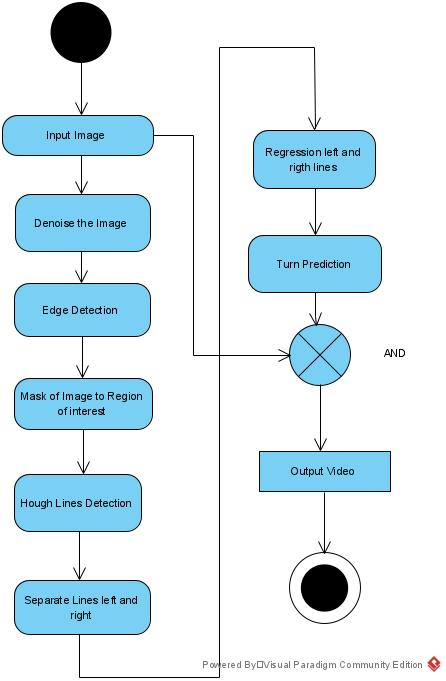
#> input picture LANE DETECTION.jpg, 446 x 681 px; its folder holds only this picture in this run
$ python -i 'LANE DETECTION3.py'   (imports and definitions only)
#> lines starting #> are read from the running program, lines starting #| are printed output that depends on the picture; after the words box and inside, x2 and y2 are one past the last pixel; in counts of white or black regions, pixels touching at a corner belong together
import matplotlib.pyplot as plt
import matplotlib.image as mpimg
import numpy as np
import cv2
import os
from moviepy.editor import VideoFileClip
from IPython.display import HTML
import math


def grayscale(img):
    """Applies the Grayscale transform
    This will return an image with only one color channel
    but NOTE: to see the returned image as grayscale
    (assuming your grayscaled image is called 'gray')
    you should call plt.imshow(gray, cmap='gray')"""
    return cv2.cvtColor(img, cv2.COLOR_BGR2GRAY)
    # Or use BGR2GRAY if you read an image with cv2.imread()
    # return cv2.cvtColor(img, cv2.COLOR_BGR2GRAY)


def canny(img, low_threshold, high_threshold):
    """Applies the Canny transform"""
    return cv2.Canny(img, low_threshold, high_threshold)


def gaussian_blur(img, kernel_size):
    """Applies a Gaussian Noise kernel"""
    return cv2.GaussianBlur(img, (kernel_size, kernel_size), 0)


def region_of_interest(img, vertices):
    """
    Applies an image mask.

    Only keeps the region of the image defined by the polygon
    formed from `vertices`. The rest of the image is set to black.
    """
    # defining a blank mask to start with
    mask = np.zeros_like(img)

    # defining a 3 channel or 1 channel color to fill the mask with depending on the input image
    if len(img.shape) > 2:
        channel_count = img.shape[2]  # i.e. 3 or 4 depending on your image
        ignore_mask_color = (255,) * channel_count
    else:
        ignore_mask_color = 255

    # filling pixels inside the polygon defined by "vertices" with the fill color
    cv2.fillPoly(mask, vertices, ignore_mask_color)

    # returning the image only where mask pixels are nonzero
    masked_image = cv2.bitwise_and(img, mask)
    return masked_image


# used below
def get_slope(x1, y1, x2, y2):
    return (y2 - y1) / (x2 - x1)


# thick red lines
def draw_lines(img, lines, color=[255, 0, 0], thickness=6):
    """workflow:
    1) examine each individual line returned by hough & determine if it's in left or right lane by its slope
    because we are working "upside down" with the array, the left lane will have a negative slope and right positive
    2) track extrema
    3) compute averages
    4) solve for b intercept
    5) use extrema to solve for points
    6) smooth frames and cache
    """
    global cache
    global first_frame
    y_global_min = img.shape[0]  # min will be the "highest" y value, or point down the road away from car
    y_max = img.shape[0]
    l_slope, r_slope = [], []
    l_lane, r_lane = [], []
    det_slope = 0.4
    α = 0.2
    # i got this alpha value off of the forums for the weighting between frames.
    # i understand what it does, but i dont understand where it comes from
    # much like some of the parameters in the hough function

    for line in lines:
        # 1
        for x1, y1, x2, y2 in line:
            slope = get_slope(x1, y1, x2, y2)
            if slope > det_slope:
                r_slope.append(slope)
                r_lane.append(line)
            elif slope < -det_slope:
                l_slope.append(slope)
                l_lane.append(line)
        # 2
        y_global_min = min(y1, y2, y_global_min)

    # to prevent errors in challenge video from dividing by zero
    if ((len(l_lane) == 0) or (len(r_lane) == 0)):
        print('no lane detected')
        return 1

    # 3
    l_slope_mean = np.mean(l_slope, axis=0)
    r_slope_mean = np.mean(r_slope, axis=0)
    l_mean = np.mean(np.array(l_lane), axis=0)
    r_mean = np.mean(np.array(r_lane), axis=0)

    if ((r_slope_mean == 0) or (l_slope_mean == 0)):
        print('dividing by zero')
        return 1

    # 4, y=mx+b -> b = y -mx
    l_b = l_mean[0][1] - (l_slope_mean * l_mean[0][0])
    r_b = r_mean[0][1] - (r_slope_mean * r_mean[0][0])

    # 5, using y-extrema (#2), b intercept (#4), and slope (#3) solve for x using y=mx+b
    # x = (y-b)/m
    # these 4 points are our two lines that we will pass to the draw function
    l_x1 = int((y_global_min - l_b) / l_slope_mean)
    l_x2 = int((y_max - l_b) / l_slope_mean)
    r_x1 = int((y_global_min - r_b) / r_slope_mean)
    r_x2 = int((y_max - r_b) / r_slope_mean)

    # 6
    if l_x1 > r_x1:
        l_x1 = int((l_x1 + r_x1) / 2)
        r_x1 = l_x1
        l_y1 = int((l_slope_mean * l_x1) + l_b)
        r_y1 = int((r_slope_mean * r_x1) + r_b)
        l_y2 = int((l_slope_mean * l_x2) + l_b)
        r_y2 = int((r_slope_mean * r_x2) + r_b)
    else:
        l_y1 = y_global_min
        l_y2 = y_max
        r_y1 = y_global_min
        r_y2 = y_max

    current_frame = np.array([l_x1, l_y1, l_x2, l_y2, r_x1, r_y1, r_x2, r_y2], dtype="float32")

    if first_frame == 1:
        next_frame = current_frame
        first_frame = 0
    else:
        prev_frame = cache
        next_frame = (1 - α) * prev_frame + α * current_frame

    cv2.line(img, (int(next_frame[0]), int(next_frame[1])), (int(next_frame[2]), int(next_frame[3])), color, thickness)
    cv2.line(img, (int(next_frame[4]), int(next_frame[5])), (int(next_frame[6]), int(next_frame[7])), color, thickness)

    cache = next_frame


def hough_lines(img, rho, theta, threshold, min_line_len, max_line_gap):
    """
    `img` should be the output of a Canny transform.

    Returns an image with hough lines drawn.
    """
    lines = cv2.HoughLinesP(img, rho, theta, threshold, np.array([]), minLineLength=min_line_len,
                            maxLineGap=max_line_gap)
    line_img = np.zeros((img.shape[0], img.shape[1], 3), dtype=np.uint8)
    draw_lines(line_img, lines)
    return line_img


# Python 3 has support for cool math symbols.

def weighted_img(img, initial_img, α=0.8, β=1., λ=0.):
    """
    `img` is the output of the hough_lines(), An image with lines drawn on it.
    Should be a blank image (all black) with lines drawn on it.

    `initial_img` should be the image before any processing.

    The result image is computed as follows:

    initial_img * α + img * β + λ
    NOTE: initial_img and img must be the same shape!
    """
    return cv2.addWeighted(initial_img, α, img, β, λ)


def process_image(image):
    global first_frame

    gray_image = grayscale(image)
    img_hsv = cv2.cvtColor(image, cv2.COLOR_RGB2HSV)
    # hsv = [hue, saturation, value]
    # more accurate range for yellow since it is not strictly black, white, r, g, or b

    lower_yellow = np.array([20, 100, 100], dtype="uint8")
    upper_yellow = np.array([30, 255, 255], dtype="uint8")

    mask_yellow = cv2.inRange(img_hsv, lower_yellow, upper_yellow)
    mask_white = cv2.inRange(gray_image, 200, 255)
    mask_yw = cv2.bitwise_or(mask_white, mask_yellow)
    mask_yw_image = cv2.bitwise_and(gray_image, mask_yw)

    kernel_size = 5
    gauss_gray = gaussian_blur(mask_yw_image, kernel_size)

    # same as quiz values
    low_threshold = 50
    high_threshold = 150
    canny_edges = canny(gauss_gray, low_threshold, high_threshold)

    imshape = image.shape
    lower_left = [imshape[1] / 9, imshape[0]]
    lower_right = [imshape[1] - imshape[1] / 9, imshape[0]]
    top_left = [imshape[1] / 2 - imshape[1] / 8, imshape[0] / 2 + imshape[0] / 10]
    top_right = [imshape[1] / 2 + imshape[1] / 8, imshape[0] / 2 + imshape[0] / 10]
    vertices = [np.array([lower_left, top_left, top_right, lower_right], dtype=np.int32)]
    roi_image = region_of_interest(canny_edges, vertices)

    # rho and theta are the distance and angular resolution of the grid in Hough space
    # same values as quiz
    rho = 4
    theta = np.pi / 180
    # threshold is minimum number of intersections in a grid for candidate line to go to output
    threshold = 30
    min_line_len = 100
    max_line_gap = 180
    # my hough values started closer to the values in the quiz, but got bumped up considerably for the challenge video

    line_image = hough_lines(roi_image, rho, theta, threshold, min_line_len, max_line_gap)
    result = weighted_img(line_image, image, α=0.8, β=1., λ=0.)
    return result


# [5 lines not run here, left out]
first_frame = 1
white_output = 'white.mp4'
# [1 line that did not run here, left out]
# [1 line that did not run here, left out]
# [6 lines not run here, left out]
first_frame = 1
yellow_output = 'yellow.mp4'
# [1 line that did not run here, left out]
# [1 line that did not run here, left out]
# [6 lines not run here, left out]

>>> import cv2
>>> picture = cv2.cvtColor(cv2.imread('LANE DETECTION.jpg'), cv2.COLOR_BGR2RGB)
>>> result = process_image(picture)
#> in process_image, `img_hsv = cv2.cvtColor(image, cv2.COLOR_RGB2HSV)`: img_hsv: shape (681, 446, 3); mean H, S, V 28.8, 29.3, 241.7
#> in process_image, `mask_yellow = cv2.inRange(img_hsv, lower_yellow, upper_yellow)`: mask_yellow: shape (681, 446); every value is 0
#> in process_image, `mask_white = cv2.inRange(gray_image, 200, 255)`:
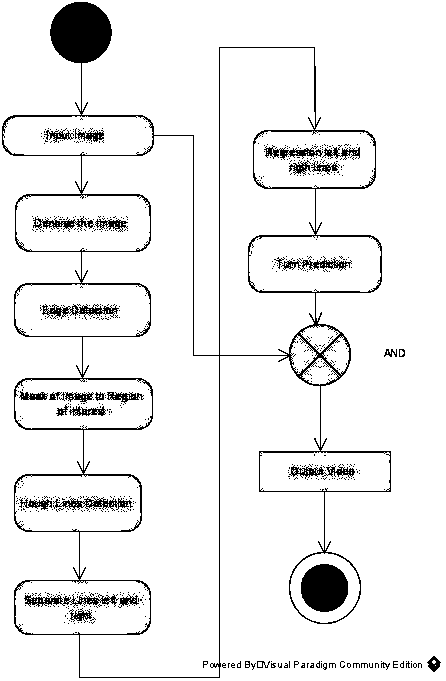
#> mask_white: shape (681, 446); 93.2% white; 661 black regions (629 under 20 px), largest, box (x1, y1, x2, y2) and area: (2, 2, 391, 678) 11806, (301, 564, 348, 612) 1800, (24, 594, 119, 608) 530
#> in process_image, `mask_yw_image = cv2.bitwise_and(gray_image, mask_yw)`:
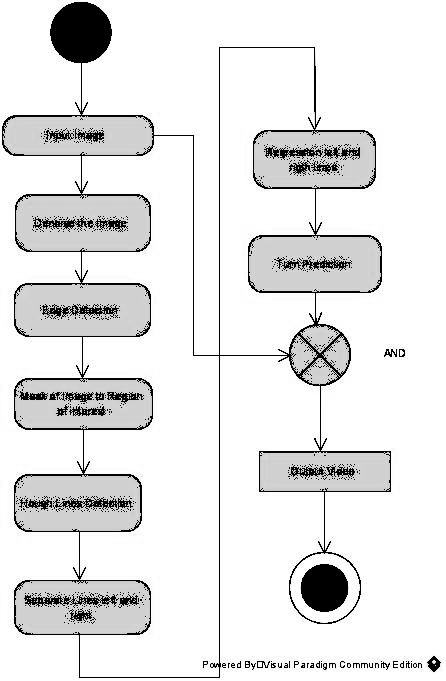
#> mask_yw_image: shape (681, 446); min 0, max 255, mean 229.3
#> in canny, `return cv2.Canny(img, low_threshold, high_threshold)`:
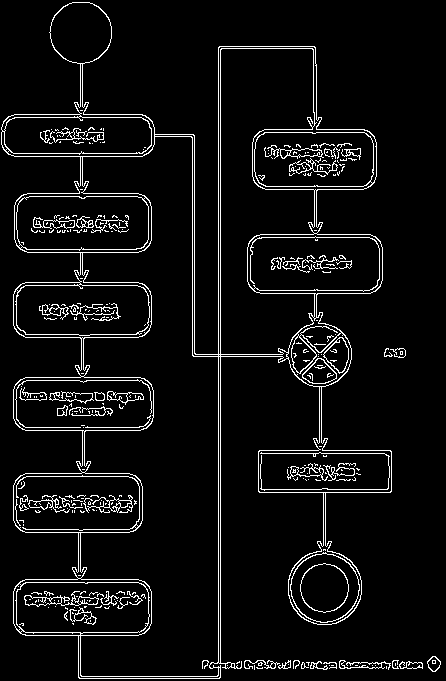
#> returned value: shape (681, 446); 5.9% white in thin lines or dots
#> in region_of_interest, `cv2.fillPoly(mask, vertices, ignore_mask_color)`:
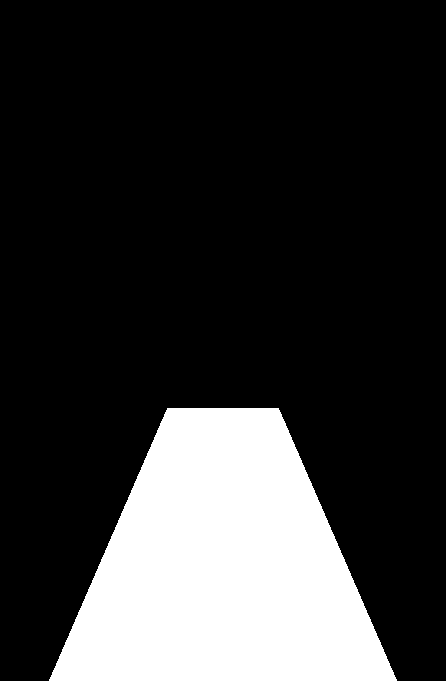
#> mask: shape (681, 446); 20.7% white; 1 white region, box (x1, y1, x2, y2) and area: (49, 408, 397, 681) 62790
#> in region_of_interest, `masked_image = cv2.bitwise_and(img, mask)`:
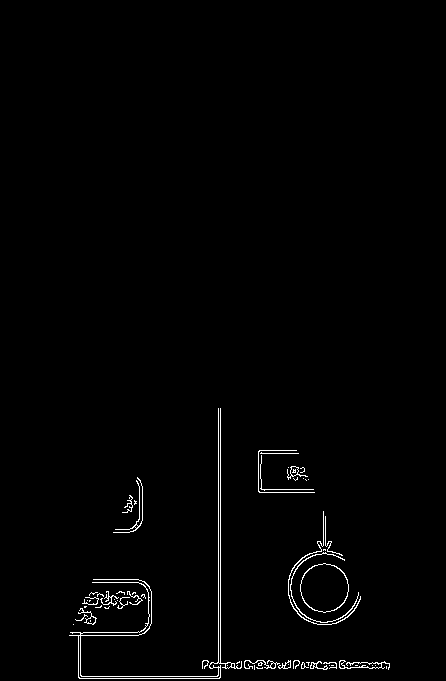
#> masked_image: shape (681, 446); 1.2% white in thin lines or dots, all inside (x1, y1, x2, y2) = (69, 408, 390, 679)
#> in hough_lines, `lines = cv2.HoughLinesP(img, rho, theta, threshold, np.array([]), minL..`: lines = 88 rows, first 6: [78, 663, 389, 663], [216, 678, 220, 408], [78, 677, 389, 666], [82, 678, 220, 676], [78, 612, 330, 554], [137, 477, 151, 678]
#> the loop in draw_lines, `for line in lines:` made 88 passes
#> (line, y_global_min) on passes 1 to 12: ([[78, 663, 389, 663]], 663), ([[216, 678, 220, 408]], 408), ([[78, 677, 389, 666]], 408), ([[82, 678, 220, 676]], 408), ([[78, 612, 330, 554]], 408), ([[137, 477, 151, 678]], 408), ([[78, 636, 338, 622]], 408), ([[84, 602, 327, 550]], 408), ([[70, 632, 220, 642]], 408), ([[106, 592, 351, 613]], 408), ([[90, 598, 342, 620]], 408), ([[218, 472, 231, 667]], 408)
#> after the loop in draw_lines, `for line in lines:`: l_lane = 27 items, first 6: [[216, 678, 220, 408]], [[287, 668, 290, 450]], [[264, 667, 325, 536]], [[215, 678, 220, 515]], [[78, 648, 122, 512]], [[267, 662, 325, 530]]; l_slope = 27 values, max -0.402 at index 14, min -72.67 at index 1, mean -11.79; r_lane = 20 items, first 6: [[137, 477, 151, 678]], [[218, 472, 231, 667]], [[286, 450, 388, 669]], [[298, 453, 309, 662]], [[297, 453, 354, 610]], [[291, 467, 297, 665]]; r_slope = [14.36, 15, 2.15, 19, 2.75, 33, 1.66, 9.75, 27.25, 2.5, 1.97, 0.84, 2.22, 2.35, 5.64, 58.33, 15.29, 2.47, 7.2, 2.59]
#> in draw_lines, `l_slope_mean = np.mean(l_slope, axis=0)`: l_slope_mean = -11.79
#> in draw_lines, `r_slope_mean = np.mean(r_slope, axis=0)`: r_slope_mean = 11.32
#> in draw_lines, `l_mean = np.mean(np.array(l_lane), axis=0)`: l_mean = [[155.6, 653.9, 244.8, 498.2]]
#> in draw_lines, `r_mean = np.mean(np.array(r_lane), axis=0)`: r_mean = [[241.2, 480.4, 290.4, 659.9]]
#> in draw_lines, `l_b = l_mean[0][1] - (l_slope_mean * l_mean[0][0])`: l_b = 2487.8
#> in draw_lines, `r_b = r_mean[0][1] - (r_slope_mean * r_mean[0][0])`: r_b = -2248.3
#> in draw_lines, `l_x1 = int((y_global_min - l_b) / l_slope_mean)`: l_x1 = 176
#> in draw_lines, `l_x2 = int((y_max - l_b) / l_slope_mean)`: l_x2 = 153
#> in draw_lines, `r_x1 = int((y_global_min - r_b) / r_slope_mean)`: r_x1 = 234
#> in draw_lines, `r_x2 = int((y_max - r_b) / r_slope_mean)`: r_x2 = 258
#> in draw_lines, `l_y1 = y_global_min`: l_y1 = 408
#> in draw_lines, `current_frame = np.array([l_x1, l_y1, l_x2, l_y2, r_x1, r_y1, r_x2, r_..`: current_frame = [176, 408, 153, 681, 234, 408, 258, 681]
#> in draw_lines, `cv2.line(img, (int(next_frame[4]), int(next_frame[5])), (int(next_fram..`:
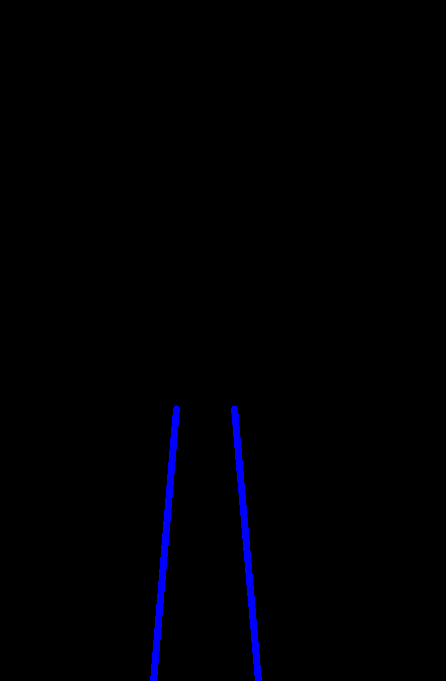
#> img: shape (681, 446, 3); mean of channels 0, 1, 2 3.2, 0, 0; drawn as B, G, R
#> in weighted_img, `return cv2.addWeighted(initial_img, α, img, β, λ)`:
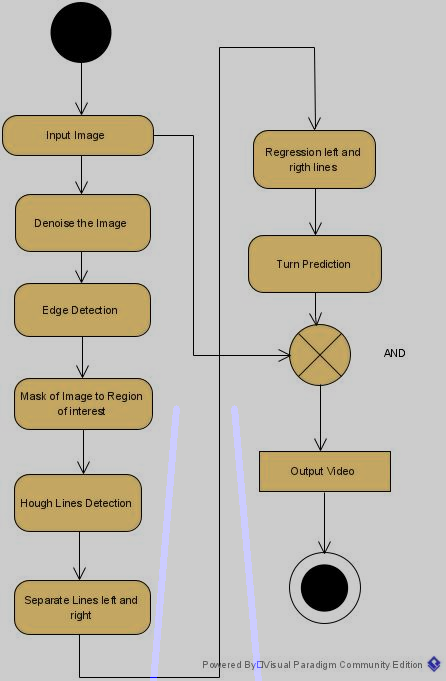
#> returned value: shape (681, 446, 3); mean of channels 0, 1, 2 175, 187.5, 193.2; drawn as B, G, R
